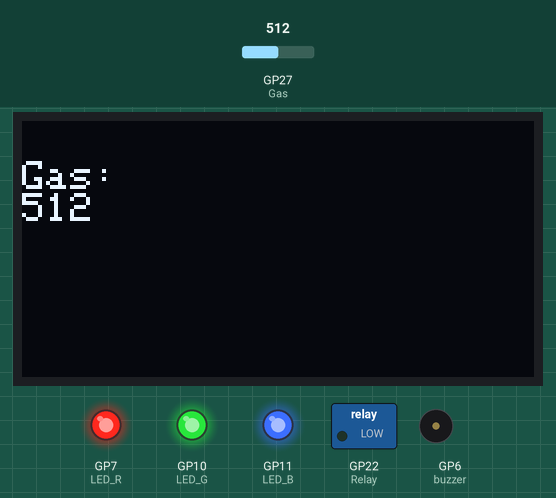
Simulated run of this sketch. Board: Raspberry Pi Pico. Parts: 128×64 one-colour display, switched loads named in the sketch (green lamp = pin HIGH), output pins drawn as LEDs (lit = HIGH), buzzer (waves = sounding). Inputs (shaded band) come from the test bench; at power-on: GP27 (Gas) = 512.

Above: at 2.8 s.
2.9 s: GP27 (Gas) set to 105
At 9.0 s:
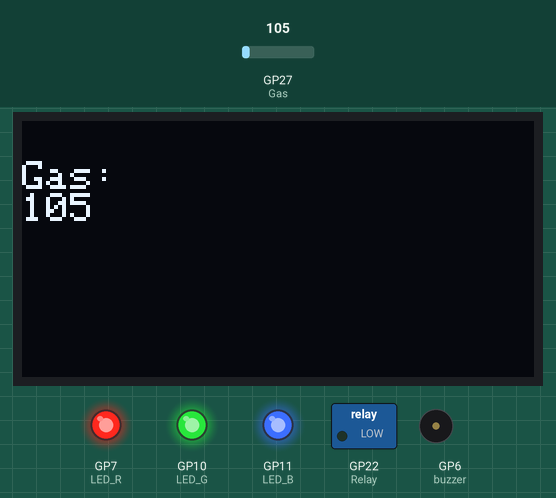
10.4 s: GP27 (Gas) set to 89
At 14.5 s:
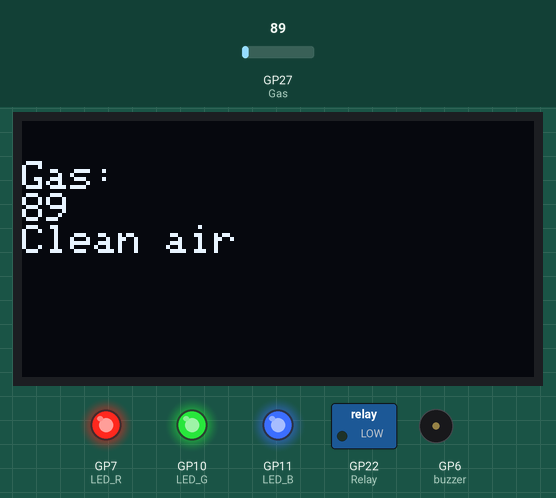
17.6 s: GP27 (Gas) set to 110
At 19.6 s:
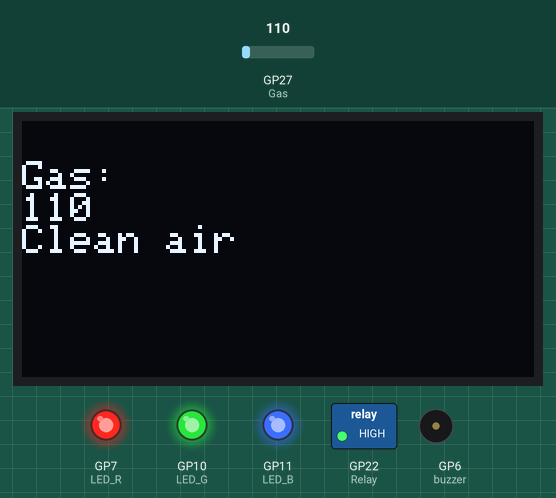
Timing chart, 0 to 33.8 s (numbered marks = the images above; inputs shaded):
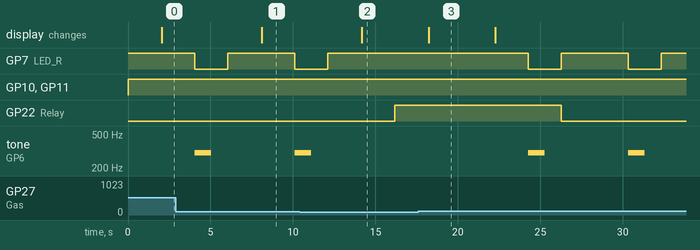

The sketch:

gas_OLED.ino
```cpp
// 가스 농도 측정해서 OLED에 표시, 농도가 일정 수준 이상이면 LED 및 buzzer로 알림 후 relay로 공기청정기 가동


#include <Wire.h>
#include <Adafruit_GFX.h>
#include <Adafruit_SSD1306.h>

#define SCREEN_WIDTH 128
#define SCREEN_HEIGHT 64

Adafruit_SSD1306 display(SCREEN_WIDTH, SCREEN_HEIGHT, &Wire, -1);

const int Gas = 27;
const int LED_R = 7;
const int LED_G = 10;
const int LED_B = 11;
const int Relay = 22;
const int buzzer = 6;

void setup() {
  // put your setup code here, to run once:
  pinMode(LED_R, OUTPUT);
  pinMode(LED_G, OUTPUT);
  pinMode(LED_B, OUTPUT);
  pinMode(buzzer, OUTPUT);
  pinMode(Relay,OUTPUT);
  pinMode(Gas,INPUT);
}

void loop() {
  // put your main code here, to run repeatedly:
  digitalWrite(LED_R, 1);
  digitalWrite(LED_G, 1);
  digitalWrite(LED_B, 1);

  Wire.setSDA(12);
  Wire.setSCL(13);
  Wire.begin();

  Serial.begin(115200);

  if(!display.begin(SSD1306_SWITCHCAPVCC, 0x3C)) {
    Serial.println(F("SSD1306 allocation failed"));
    for(;;);
  }

  if(analogRead(Gas) >= 100) {
    delay(2000);
    display.clearDisplay();
    display.setTextSize(1.5);
    display.setTextColor(WHITE);
    display.setCursor(0, 10);
    display.println("Gas: ");
    display.println(analogRead(Gas));
    display.display();
    delay(2000);

    digitalWrite(LED_R, 0);
    tone(buzzer, 300);
    delay(1000);
    noTone(buzzer);
    delay(1000);
    digitalWrite(Relay, LOW);
  }
  else {
    delay(2000);
    display.clearDisplay();
    display.setTextSize(1.5);
    display.setTextColor(WHITE);
    display.setCursor(0, 10);
    display.println("Gas: ");
    display.println(analogRead(Gas));
    display.println("Clean air");
    display.display();
    delay(2000);

    digitalWrite(LED_R, 1);
    digitalWrite(LED_G, 1);
    digitalWrite(LED_B, 1);
    digitalWrite(Relay, HIGH);
  }
}
```

Measured:
- the behaviour switches between 100 and 99 on GP27 (Gas) (found by bisection; images 1 and 2)
- after the input at 2.9 s, the display: changes after 5.2 s (image 1)
- after the input at 10.4 s, GP7 (LED_R): goes on until 12.1 s, then stays HIGH; GP22 (Relay): LOW → HIGH after 5.8 s; tone on GP6 (buzzer): goes on until 11.1 s, then stays silent; the display: changes after 3.8 s (image 2)
- after the input at 17.6 s, GP7 (LED_R): alternates HIGH for 4.1 s and LOW for 2.0 s, starting after 6.7 s; GP22 (Relay): HIGH → LOW after 8.7 s; tone on GP6 (buzzer): alternates 300 Hz for 1.0 s and silent for 5.1 s, starting after 6.7 s; the display: changes after 0.62 s (image 3)
